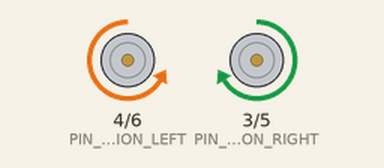
Simulated run of this sketch. Board: Arduino Uno, built with avr-gcc and run on an emulated ATmega328P. Shown: direction and speed pins drawn as motors (green arrow = direction pin HIGH = forward, orange = LOW = backward, longer = more drive).

Above: at 0.5 s.
At 1.5 s:
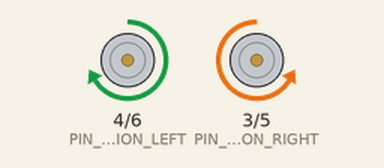
At 2.5 s:
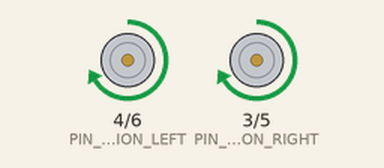
At 5.0 s:
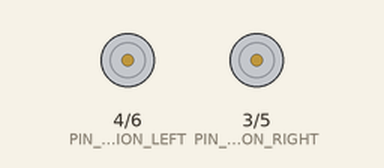
Timing chart, 0 to 7.8 s (numbered marks = the images above):
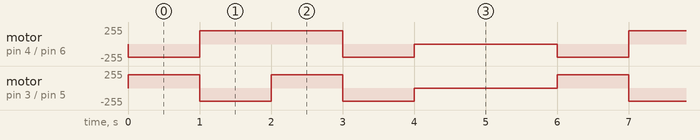

Measured:
- by itself, motor on pin 4 (PIN_DIRECTION_LEFT) / pin 6 (PIN_MOTOR_PWM_LEFT): repeats every 6.0 s: forward 200/255 2.0 s, backward 200/255 1.0 s, stopped 2.0 s, backward 200/255 1.0 s
- by itself, motor on pin 3 (PIN_DIRECTION_RIGHT) / pin 5 (PIN_MOTOR_PWM_RIGHT): repeats every 6.0 s: backward 200/255 1.0 s, forward 200/255 1.0 s, backward 200/255 1.0 s, stopped 2.0 s, forward 200/255 1.0 s

The sketch:

01.1.3_Car_Move_and_Turn.ino
```cpp
/**********************************************************************
  Product     : Freenove 4WD Car for UNO
  Auther      : www.freenove.com
  Modification: 2019/08/03
**********************************************************************/
#define PIN_DIRECTION_RIGHT 3
#define PIN_DIRECTION_LEFT  4
#define PIN_MOTOR_PWM_RIGHT 5
#define PIN_MOTOR_PWM_LEFT  6

void setup() {
  pinMode(PIN_DIRECTION_LEFT, OUTPUT);
  pinMode(PIN_MOTOR_PWM_LEFT, OUTPUT);
  pinMode(PIN_DIRECTION_RIGHT, OUTPUT);
  pinMode(PIN_MOTOR_PWM_RIGHT, OUTPUT);
}

void loop() {
  //Move forward
  motorRun(200, 200);
  delay(1000);

  //Move back
  motorRun(-200, -200);
  delay(1000);

  //Turn left
  motorRun(-200, 200);
  delay(1000);

  //Turn right
  motorRun(200, -200);
  delay(1000);

  //Stop
  motorRun(0, 0);
  delay(2000);
}

void motorRun(int speedl, int speedr) {
  int dirL = 0, dirR = 0;
  if (speedl > 0) {
    dirL = 0;
  }
  else {
    dirL = 1;
    speedl = -speedl;
  }
  if (speedr > 0) {
    dirR = 1;
  }
  else {
    dirR = 0;
    speedr = -speedr;
  }
  digitalWrite(PIN_DIRECTION_LEFT, dirL);
  digitalWrite(PIN_DIRECTION_RIGHT, dirR);
  analogWrite(PIN_MOTOR_PWM_LEFT, speedl);
  analogWrite(PIN_MOTOR_PWM_RIGHT, speedr);
}
```
